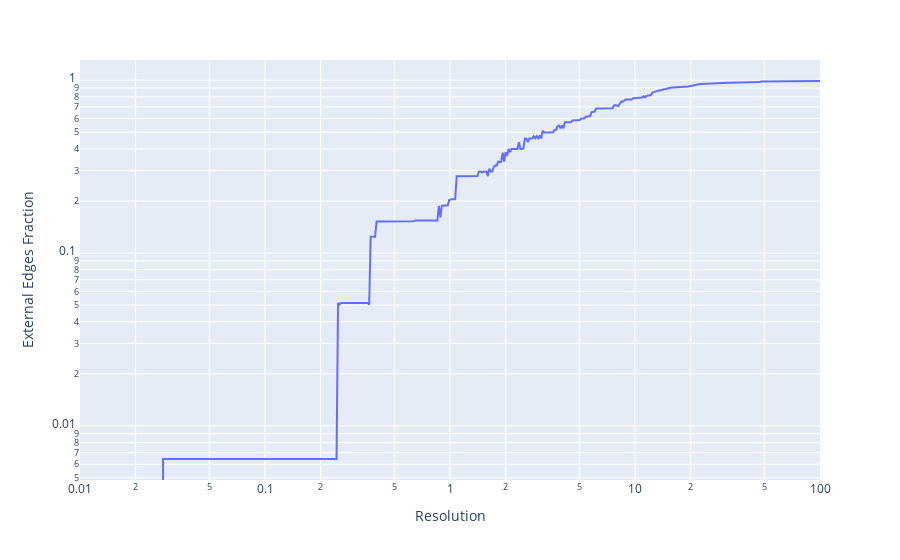

Notebook cell for this chart:
### Code cell
fig = px.line(x=resolutions, y=external_edges_fraction, log_x=True, log_y=True, labels={'x': 'Resolution', 'y': 'External Edges Fraction'})
pyo.iplot(fig)

### Figure 1 — Plotly figure (JSON) as saved in the notebook; plotly's stock layout.template omitted (floating-point values rounded to 4 significant figures; data arrays with more than 128 entries replaced by an {"elided": "..."} marker saying what was removed)
{"data": [{"hovertemplate": "Resolution=%{x}<br>External Edges Fraction=%{y}<extra></extra>", "legendgroup": "", "line": {"color": "#636efa", "dash": "solid"}, "marker": {"symbol": "circle"}, "mode": "lines", "name": "", "orientation": "v", "showlegend": false, "type": "scatter", "x": {"elided": "500 float values"}, "xaxis": "x", "y": {"elided": "500 float values"}, "yaxis": "y"}], "layout": {"legend": {"tracegroupgap": 0}, "margin": {"t": 60}, "xaxis": {"anchor": "y", "domain": [0, 1], "title": {"text": "Resolution"}, "type": "log"}, "yaxis": {"anchor": "x", "domain": [0, 1], "title": {"text": "External Edges Fraction"}, "type": "log"}}}
